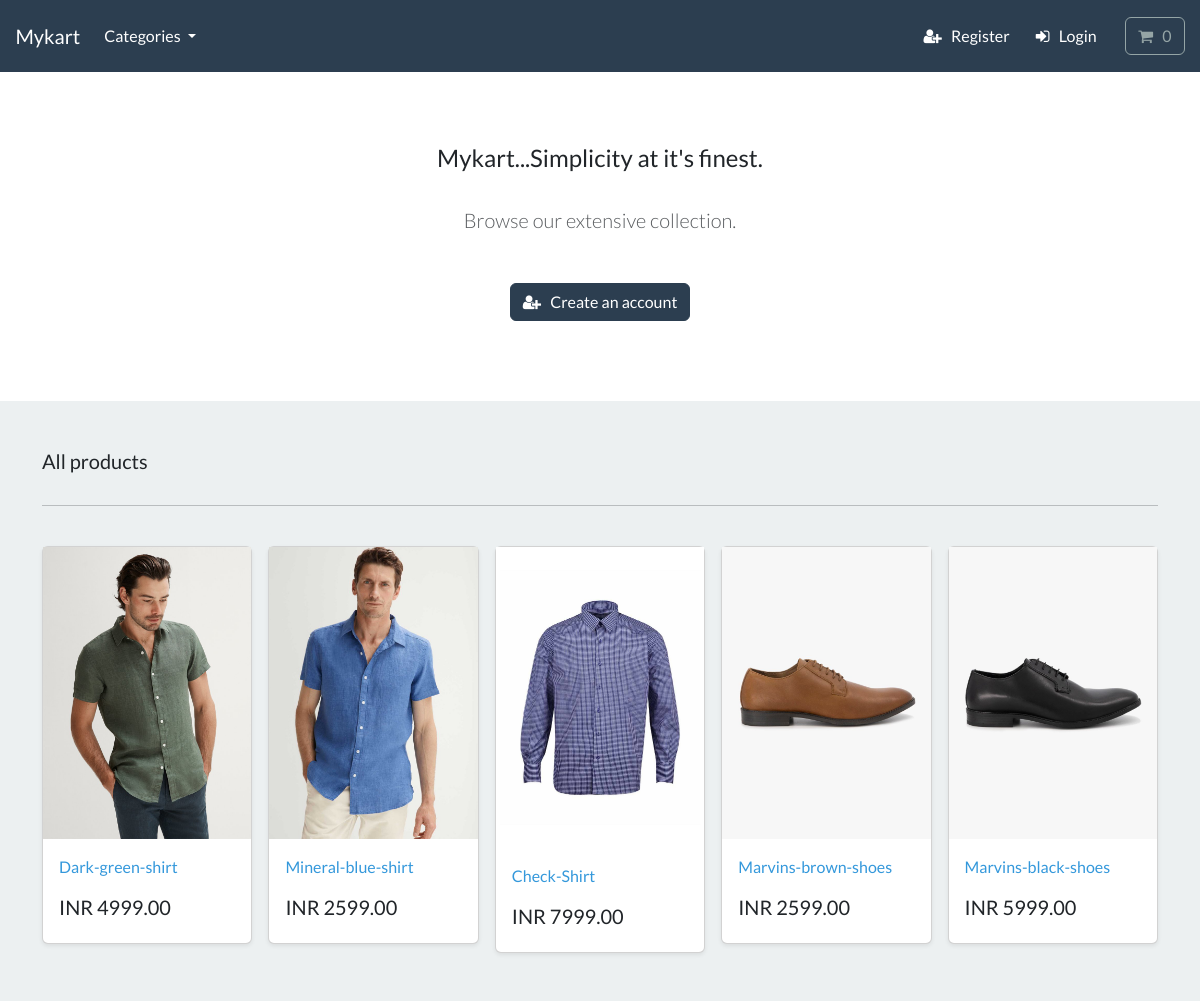
The page / on the database its author committed.
### store/models.py (models this page shows, shortened)
class Product(models.Model):
    title = models.CharField(max_length=255)
    brand = models.CharField(max_length=255, default='unbranded')
    description = models.TextField(blank=True)
    slug = models.SlugField(max_length=255)
    price = models.DecimalField(max_digits=10, decimal_places=2)
    image = models.ImageField(upload_to='images/')
    category = models.ForeignKey(Category, related_name='product', on_delete=models.CASCADE, null=True)
    class Meta:
        verbose_name_plural = 'products'
    def get_absolute_url(self):
        return reverse('product_info', args=[self.slug])

### store/views.py (the view)
# urls.py: path('', include('store.urls')),
def store(request):
    all_product = Product.objects.all()
    return render(request, 'store/store.html', {'all_product': all_product})

### cart/cart.py (called while the page is built)
    def __len__(self):
        return sum(item['qty'] for item in self.cart.values())

### cart/context_processors.py (called while the page is built)
def cart(request):
    return {'cart': Cart(request)}

### store/models.py (called while the page is built)
    def get_absolute_url(self):
        return reverse('list_product', args=[self.slug])

### store/views.py (called while the page is built)
def categories(request):
    all_categories = Category.objects.all()
    return {'all_categories': all_categories}

### store/templates/store/store.html
{% extends './base.html' %}
{% load static %}
{% block content %}
  <section class="py-4 text-center container">
    <div class="row py-lg-5">
      <div class="col-lg-6 col-md-8 mx-auto">
        <h4>Mykart...Simplicity at it's finest.</h4>
        <br />
        <p class="lead text-muted">Browse our extensive collection.</p>
        <br />
        {% if user.is_authenticated %}
            <a href="{% url 'dashboard' %}" class="btn btn-primary my-2"><i class="fa fa-home" aria-hidden="true"></i> &nbsp; Dashboard</a>
        {% else %}
            <a href="{% url 'register' %}" class="btn btn-primary my-2"><i class="fa fa-user-plus" aria-hidden="true"></i> &nbsp; Create an account</a>
        {% endif %}
      </div>
    </div>
  </section>
  <div class="album py-5 bg-light">
    <div class="container">
      <div class="pb-3 h5">All products</div>
      <hr />
      <br />
      <div class="row row-cols-1 row-cols-sm-2 row-cols-md-5 g-3">
        {% for product in all_product %}
          <div class="col">
            <div class="card shadow-sm">
              <img class="img-fluid" alt="Responsive image" src="{{ product.image.url }}" />
              <div class="card-body">
                <p class="card-text">
                  <a class="text-info text-decoration-none" href="{{ product.get_absolute_url }}">{{ product.title }}</a>
                </p>
                <div class="d-flex justify-content-between align-items-center">
                  <h5>INR {{ product.price }}</h5>
                </div>
              </div>
            </div>
          </div>
        {% endfor %}
      </div>
    </div>
  </div>
{% endblock %}

### store/templates/store/base.html (shortened to what this page needs)
{% load static %}
<!DOCTYPE html>
<html>
    <head>
        <link rel="stylesheet" href="https://bootswatch.com/5/flatly/bootstrap.min.css">
        <link rel="stylesheet" href="https://cdnjs.cloudflare.com/ajax/libs/font-awesome/4.7.0/css/font-awesome.min.css">
        <link rel="stylesheet" href="{% static 'css/styles.css' %}">
    </head>
    <nav class="navbar navbar-expand-lg bg-primary justify-content-center">
        <a class="navbar-brand main-heading text-white" href="{% url 'store' %}">
        &nbsp; &nbsp; Mykart
        </a>
        <div class="collapse navbar-collapse" id="navbarCollapse">
            <ul class="navbar-nav me-auto mb-2 mb-md-0">
                <li class="nav-item dropdown">
                    <a class="nav-link dropdown-toggle text-white" href="#" id="navbarDropdown" role="button"
                    data-bs-toggle="dropdown" aria-expanded="false">
                        Categories
                    </a>
                </li>
            </ul>
        </div>
        <div class="collapse navbar-collapse text-center" id="navbarNavDropdown">
            <ul class="navbar-nav ms-auto">
                {% if user.is_authenticated %}
                    <li class="nav-item">
                        <a class="btn btn-alert navbar-btn text-white" type="button"  href="{% url 'dashboard' %}"> <i class="fa fa-home" aria-hidden="true"></i> &nbsp; Dashboard </a>
                        <a class="btn btn-alert navbar-btn text-white" type="button"  href="{% url 'user_logout' %}"> <i class="fa fa-sign-out" aria-hidden="true"></i> &nbsp; Logout </a>
                    </li>
                    {% else %}
                        <li class="nav-item">
                            <a class="btn btn-alert navbar-btn text-white" type="button"  href="{% url 'register' %}"> <i class="fa fa-user-plus" aria-hidden="true"></i> &nbsp; Register </a>
                        </li>
                        <li class="nav-item">
                            <a class="btn btn-alert navbar-btn text-white" type="button"  href="{% url 'user_login' %}"> <i class="fa fa-sign-in" aria-hidden="true"></i> &nbsp; Login </a>
                        </li>
                {% endif %}
                <li class="nav-item">
                    <a type="button" role="button" href="{% url 'cart-summary' %}" class="btn btn-outline-secondary">
                        <i class="fa fa-shopping-cart" aria-hidden="true"> </i>
                        <div id="cart-qty" class="d-inline-flex">
                            {% with total_qty=cart|length %}
                                {% if total_qty > 0 %}
                                   {{ total_qty }}
                                   {% else %}
                                      0
                                {% endif %}
                            {% endwith %}
                        </div>
                    </a>
                </li>
            </ul>
        </div>
    </nav>
    <body>
        {% block content %}
        {% endblock %}
    </body>
</html>

### rows shown on the page
Product: image (picture), title "Dark-green-shirt", price "4999.00"
Product: image (picture), title "Mineral-blue-shirt", price "2599.00"
Product: image (picture), title "Check-Shirt", price "7999.00"
Product: image (picture), title "Marvins-brown-shoes", price "2599.00"
Product: image (picture), title "Marvins-black-shoes", price "5999.00"
